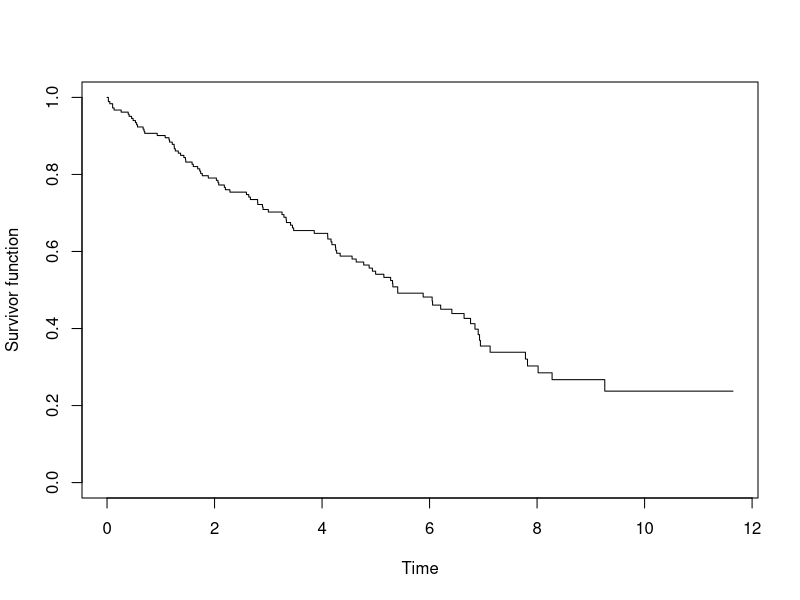

Write R code to recreate this figure. (Note: this script raises an error after producing the figure.)
library(survival)
library(tidyverse)
library(survminer)

##############################################################
########################part 1 - PBC data#####################
##############################################################

##question 1##

pbc <- read_csv("Datasets/pbcbase_2021.csv")

head(pbc)

# Overall
pbc |> count(d)
pbc |> summarise(median=median(time))

# By groups
pbc |> group_by(treat, d) |> summarise(n=n(), median=median(time)) 

##question 2##

pbc.km <- survfit(Surv(time, d) ~ 1, data = pbc)

plot(pbc.km,
     conf.int = F,
     xlab = "Time",
     ylab = "Survivor function")

summary(pbc.km)
#Prob of survival beyond 1 year is ~90%
#Prob of survival beyond 5 years is 

ggsurvplot(pbc.km)

?survfit

# Question 3
qq19 <- 0.7656 * (1 - 0 / 19)
qq18 <- qq19 * (1 - 1 / 18)
qq17 <- qq18 * (1 - 1 / 17)
qq16 <- qq17 * (1 - 1 / 16)
qq15 <- qq16 * (1 - 1 / 15) #0.5954
qq14 <- qq15 * (1 - 0 / 14)
qq13 <- qq14 * (1 - 1 / 13)
qq12 <- qq13 * (1 - 0 / 12)
qq11 <- qq12 * (1 - 1 / 11)
##question 4##

pbc.km <- survfit(Surv(time,d)~treat,data=pbc)

summary(pbc.km)

# GGPlot version
ggsurvplot(pbc.km, conf.int = T)

# Base R
par(mfrow=c(1,2))

plot(pbc.km,conf.int=F,col=c("black","red"),mark.time=F,xlab="Time", ylab="Survivor function")

legend (0.2,0.2,c("Placebo","Active treatment"),col=c("black","red"),lty=c(1,1))

plot(pbc.km,conf.int=T,col=c("black","red"),mark.time=T,xlab="Time", ylab="Survivor function")

##question 6##
##question 5##

survdiff(Surv(time,d)~treat,data=pbc)

# p = 0.5 for log renk test


# Question 6
pbc.km1 <- survfit(Surv(time,d)~1,data=subset(pbc,pbc$treat==1))
pbc.km2 <- survfit(Surv(time,d)~1,data=subset(pbc,pbc$treat==2))
cumhaz.1<-cumsum(pbc.km1$n.event/pbc.km1$n.risk)
cumhaz.2<-cumsum(pbc.km2$n.event/pbc.km2$n.risk)

par(mfrow=c(1,2))

plot(pbc.km1$time,cumhaz.1,type="s",col="black",xlab="Time",ylab="Cumulative hazard",xlim=c(0,12),ylim=c(0,2.2))

lines(pbc.km2$time,cumhaz.2,type="s",col="red")

legend (0,2,c("Placebo","Active treatment"),col=c("black","red"),lty=c(1,1))

plot(pbc.km,conf.int=F,col=c("black","red"),mark.time=F,xlab="Time", ylab="Cumulative hazard",fun="cumhaz",xlim=c(0,12),ylim=c(0,2.2))


##############################################################
########################part 2 - whitehall####################
##############################################################
  
whl <- read_csv("Datasets/whitehall.csv")
  
##question 1##

whl$timein=as.Date(whl$timein,"%d%b%Y")
whl$timeout=as.Date(whl$timeout,"%d%b%Y")
whl$timebth=as.Date(whl$timebth,"%d%b%Y")

par(mfrow = c(1, 1))

whl.km <-
  survfit(Surv(time = (timeout - timein) / 365.25, event = chd) ~ 1, data =  whl)

ggsurvplot(whl.km, pval=T)

?ggsurvplot

plot(
  whl.km,
  conf.int = T,
  mark.time = F,
  xlab = "Time",
  ylab = "Survivor function",
  ylim = c(0.8, 1)
)

plot(
  whl.km,
  conf.int = T,
  mark.time = F,
  xlab = "Time",
  ylab = "Survivor function"
)

#An alternative way of specifying the timescale using Surv(), which gives identical results


whl.km2 <-
  survfit(Surv(
    as.numeric(timein),
    as.numeric(timeout),
    event = chd,
    origin = as.numeric(timein)
  ) ~ 1,
  data =
    whl)

ggsurvplot(whl.km2)

plot(
  whl.km2,
  conf.int = T,
  mark.time = F,
  xlab = "Time",
  ylab = "Survivor function",
  ylim = c(0.8, 1),
  xscale = 365.25
)

##question 2##



whl.km <-
  survfit(Surv(time = (timeout - timein) / 365.25, event = chd) ~ sbpgrp, data =
            whl)


ggsurvplot(whl.km,
           pval=TRUE,
           conf.int=TRUE,
           risk.table=TRUE,
           tables.theme = theme_cleantable(),
           ggtheme = theme_bw(),
           ylim=c(0.6,1),
           title = "K-M Curve",
           legend = "bottom"
)

plot(
  whl.km,
  conf.int = F,
  mark.time = F,
  xlab = "Time",
  ylab = "Survivor function",
  ylim = c(0.75, 1),
  col = c("blue", "red", "green", "yellow")
)
legend (
  1,
  0.9,
  c("group 1", "group 2", "group 3", "group 4"),
  col = c("blue", "red", "green", "yellow"),
  lty = c(1, 1)
)

##question 3##

survdiff(Surv(time=(timeout-timein)/365.25,event=chd)~sbpgrp,data=whl)
  